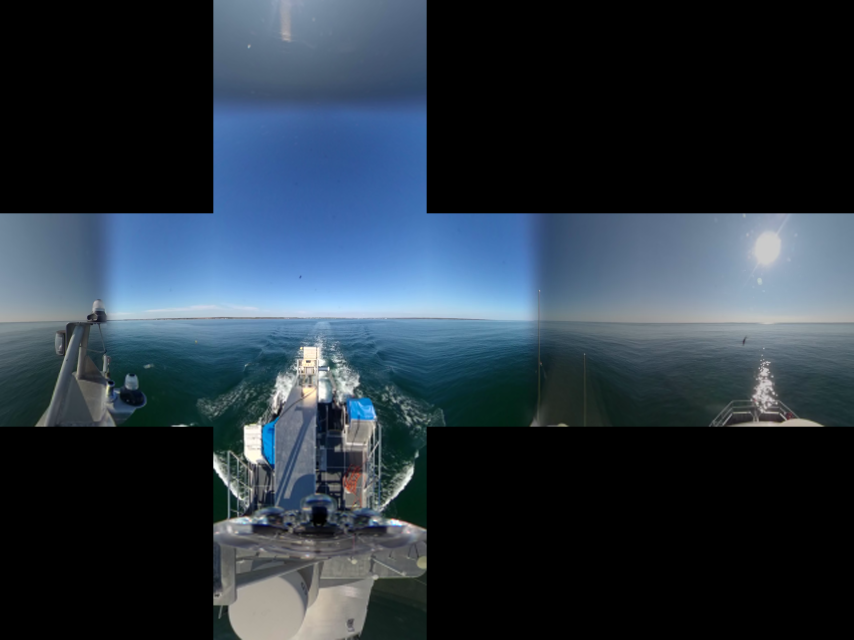
//> input picture 0.png, 2560 x 1920 px (shown at 1/3 size); the run also reads 1 picture not shown here
$ ./project 0.png 1.png   (built with g++ and OpenCV 4)
//> lines starting //> are read from the running program, lines starting //| are printed output that depends on the picture
#include <stdio.h>

#include <opencv2/opencv.hpp>
using namespace cv;


// createCubeMapFace implemented by https://stackoverflow.com/a/34720686

// Define our six cube faces.
// 0 - 3 are side faces, clockwise order
// 4 and 5 are top and bottom, respectively


// [10 lines left out: function splitFace, not called in this run]
float faceTransform[6][2] = {{0, 0},         {M_PI / 2, 0},  {M_PI, 0},
                             {-M_PI / 2, 0}, {0, -M_PI / 2}, {0, M_PI / 2}};

// Map a part of the equirectangular panorama (in) to a cube face
// (face). The ID of the face is given by faceId. The desired
// width and height are given by width and height.
// [108 lines left out: function createCubeMapFace, not called in this run]

Mat importImage(String path) {
    Mat image = imread(path, CV_32F);
    if (!image.data) {
        printf("No image data \n");
    }
    return image;
}


// [102 lines left out: functions assembleCubemap, assemblePacked, not called in this run]
void front(Mat &in, Mat &top, Mat &mid, Mat &bott, int cubeSize){
    // imshow("Ref", ref);
    // imshow("in", in);
    // waitKey(0);
    printf("IN: %d X %d\n", in.cols, in.rows);

    printf("TOP: %d X %d\n", top.cols, top.rows);
    printf("MID: %d X %d\n", mid.cols, mid.rows);
    printf("BOTT: %d X %d\n", bott.cols, bott.rows);
    float inWidth = in.cols;
    float inHeight = in.rows;

    int height = cubeSize;
    int width = cubeSize;

    // Allocate map
    Mat tx(top.rows, top.cols, CV_32F);
    Mat ty(top.rows, top.cols, CV_32F);

    Mat mx(mid.rows, mid.cols, CV_32F);
    Mat my(mid.rows, mid.cols, CV_32F);

    Mat bx(bott.rows, bott.cols, CV_32F);
    Mat by(bott.rows, bott.cols, CV_32F);

    // Calculate adjacent (ak) and opposite (an) of the
    // triangle that is spanned from the sphere center
    // to our cube face.
    const float an = sin(M_PI / 4);
    const float ak = cos(M_PI / 4);

    float ftu = faceTransform[0][0];
    float ftv = faceTransform[0][1];

    // For each point in the target image,
    // calculate the corresponding source coordinates.
    for (int y = 0; y < height; y++) {
        for (int x = 0; x < width; x++) {
            // Map face pixel coordinates to [-1, 1] on plane
            float nx = ((float)(y) / (float)height - 0.5f);
            float ny = ((float)(x) / (float)width - 0.5f);

            // printf("test");
            nx *= 2;
            ny *= 2;
            // printf("nx: %f, ny %f\n", nx, ny);

            // Map [-1, 1] plane coords to [-an, an]
            // thats the coordinates in respect to a unit sphere
            // that contains our box.
            nx *= an;
            ny *= an;
            // printf("Mapped to unit circle\n");
            // printf("nx: %f, ny %f\n", nx, ny);

            float u, v;

             // Project from plane to sphere surface.
            if (ftv == 0) {
                // Center faces
                u = atan2(nx, ak);
                v = atan2(ny * cos(u), ak);
                u += ftu;
            } else if (ftv > 0) {
                // Bottom face
                float d = sqrt(nx * nx + ny * ny);
                v = M_PI / 2 - atan2(d, ak);
                u = atan2(ny, nx);
            } else {
                // Top face
                float d = sqrt(nx * nx + ny * ny);
                v = -M_PI / 2 + atan2(d, ak);
                u = atan2(-ny, nx);
            }

            // Map from angular coordinates to [-1, 1], respectively.

            u = u / (M_PI);
            v = v / (M_PI / 2);

            // Warp around, if our coordinates are out of bounds.
            while (v < -1) {
                v += 2;
                u += 1;
            }
            while (v > 1) {
                v -= 2;
                u += 1;
            }

            while (u < -1) {
                u += 2;
            }
            while (u > 1) {
                u -= 2;
            }

            // Map from [-1, 1] to in texture space
            u = u / 2.0f + 0.5f;
            v = v / 2.0f + 0.5f;

            // once in texture space replace current point with point after
            // rotation
            // float *uv;
            // uv = new_rotation(u, v, (float *)rotation, inHeight - 1,
            //                   inWidth - 1);
            // u = uv[0];
            // v = uv[1];
            u = u * (inWidth - 1);
            v = v * (inHeight - 1);
            int x2,x3;
            // Save the result for this pixel in map
            if(x >=0 && x < cubeSize/4){
                if(x % 2 == 0){
                // circle(in, Point(u,v), 2,Scalar(255,0,0),-1, 8,0);
                tx.at<float>(x, y) = u;
                ty.at<float>(x, y) = v;
                }
            }
            else if(x >= cubeSize/4 &&x < 3*cubeSize/4){
                // circle(in, Point(u,v), 2,Scalar(0,255,0),-1, 8,0);
                x2 = x - cubeSize/4 + 1;
                mx.at<float>(x2, y) = u;
                my.at<float>(x2, y) = v;
            }
            else if(x >= 3*cubeSize/4 && x < cubeSize-1){
                if(x % 2 == 0){
                // circle(in, Point(u,v), 2,Scalar(0,0,255),-1, 8,0);
                x3 = x - 3*cubeSize/4 + 1;
                bx.at<float>(x3, y) = u;
                by.at<float>(x3, y) = v;}
            }


            // exit(1);
        }
    }

    // Do actual resampling using OpenCV's remap]
    // TODO: Figure out remap function
    remap(in, top, tx, ty, INTER_LINEAR, BORDER_CONSTANT,
          Scalar(0, 0, 0));
    remap(in, mid, mx, my, INTER_LINEAR, BORDER_CONSTANT,
          Scalar(0, 0, 0));
    remap(in, bott, bx, by, INTER_LINEAR, BORDER_CONSTANT,
          Scalar(0, 0, 0));

}
int main(int argc, char **argv) {
    if (argc != 3) {
        printf("usage: ./project <Input_Path> <Output_Path>\n");
        return -1;
    }

    // [9 lines of commented-out code are left out]

    Mat in = importImage(argv[1]);
//> in importImage, image is the input picture: 1920 rows x 2560 cols, CV_8UC3; mean B, G, R 65.3, 53.9, 41.5
    Mat ref = importImage(argv[2]);
    printf("X:%d, Y:%d\n", in.cols, in.rows);
//| X:2560, Y:1920
    printf("X:%d, Y:%d\n", ref.cols, ref.rows);
//| X:2560, Y:1920
    resize(ref, ref, Size(), .2, .2, INTER_CUBIC);
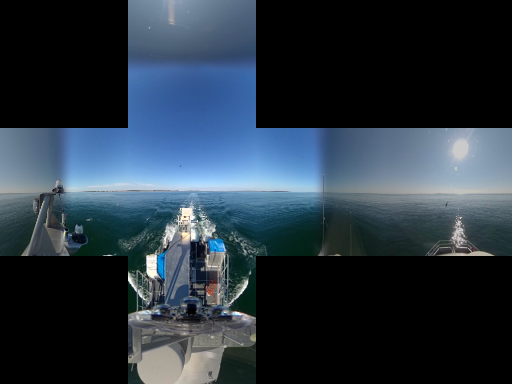
//> ref: 384 rows x 512 cols, CV_8UC3; mean B, G, R 65.3, 54, 41.5
    int cubeSize = in.cols/4;
//> cubeSize = 640
    printf("Type: %d\n",in.type());
//| Type: 16
    Mat top(cubeSize/8,cubeSize/2, in.type());
    Mat mid(cubeSize/2,cubeSize, in.type());
    Mat bott(cubeSize/8 + 1,cubeSize/2, in.type());

    front(in,top,mid,bott,cubeSize);
//| IN: 2560 X 1920
//| TOP: 320 X 80
//| MID: 640 X 320
//| BOTT: 320 X 81
//> after the loop in front, `for (int y = 0; y < height; y++)`:
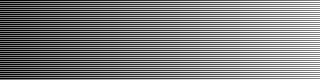
//> tx: 80 rows x 320 cols, CV_32FC1; min 959.6, max 1598.7, mean 1279; drawn with min black and max white
//> after the loop in front, `for (int y = 0; y < height; y++)`:
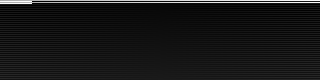
//> ty: 80 rows x 320 cols, CV_32FC1; min 481.3, max 1598.7, mean 584.5; drawn with min black and max white
//> after the loop in front, `for (int y = 0; y < height; y++)`:
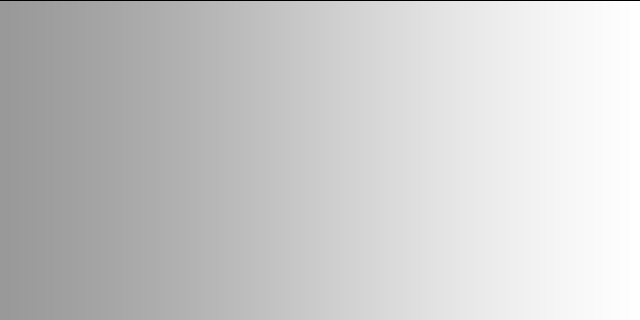
//> mx: 320 rows x 640 cols, CV_32FC1; min 0, max 1598.7, mean 1275; drawn with min black and max white
//> after the loop in front, `for (int y = 0; y < height; y++)`:
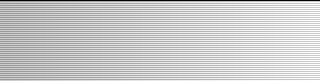
//> bx: 81 rows x 320 cols, CV_32FC1; min 0, max 1598.7, mean 1263.2; drawn with min black and max white
//> (the run ends here: the program stops with an error, at `remap(in, top, tx, ty, INTER_LINEAR, BORDER_CONSTANT,`)
